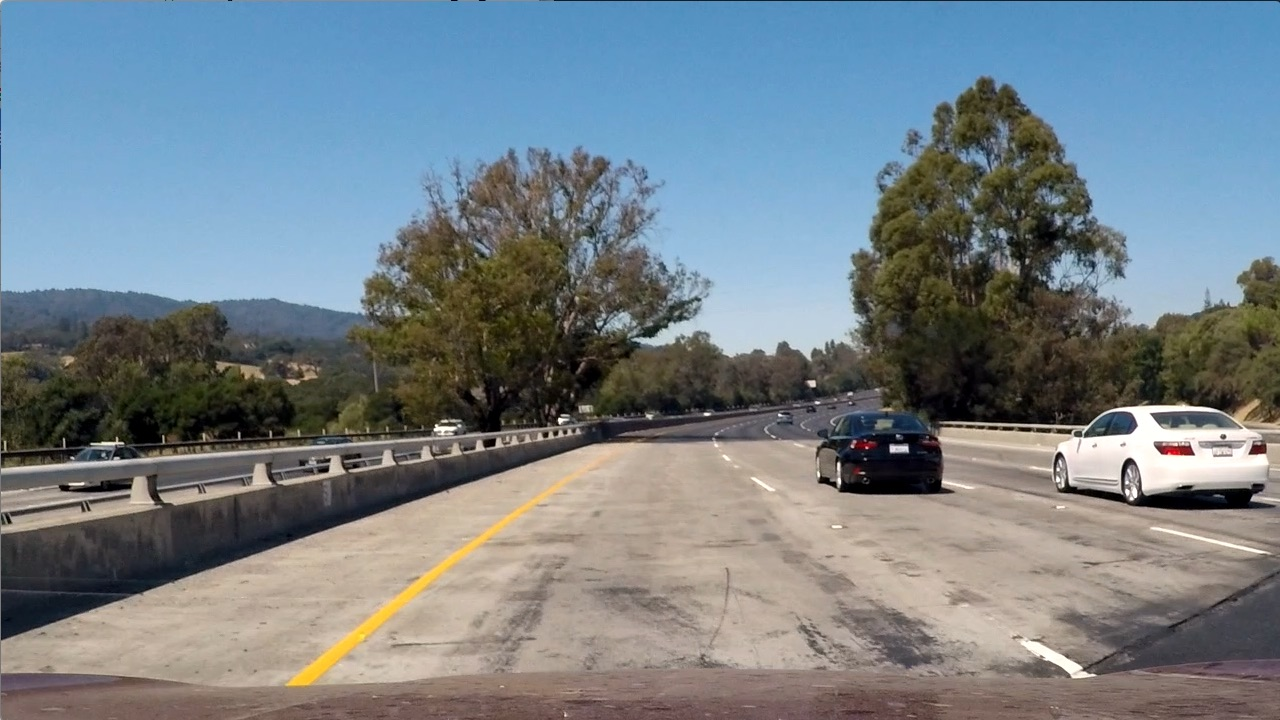
#> input picture test_images/test1.jpg, 1280 x 720 px, given as the content of the folder ./vehicles, which was not available; the run also reads 1 picture not shown here
$ jupyter execute --allow-errors 'P5 - Final.ipynb'   (older library calls are emulated)
#> lines starting #> are read from the running program, lines starting #| are printed output that depends on the picture; pictures that were not available may be replaced by others from this repository, and a replacement may not be noted
[cell 1]
import os
import re
import time

import numpy as np
import cv2

from sklearn.svm import SVC, LinearSVC
from sklearn.preprocessing import StandardScaler
from sklearn.pipeline import Pipeline
from sklearn.model_selection import train_test_split
from sklearn.metrics import accuracy_score

[cell 2]
import matplotlib.image as mpimg
import numpy as np
import cv2
from skimage.feature import hog
# Define a function to return HOG features and visualization
def get_hog_features(img, orient, pix_per_cell, cell_per_block,
                        vis=False, feature_vec=True):
    # Call with two outputs if vis==True
    if vis == True:
        features, hog_image = hog(img, orientations=orient,
                                  pixels_per_cell=(pix_per_cell, pix_per_cell),
                                  cells_per_block=(cell_per_block, cell_per_block),
                                  transform_sqrt=True,
                                  visualise=vis, feature_vector=feature_vec)
        return features, hog_image
    # Otherwise call with one output
    else:
        features = hog(img, orientations=orient,
                       pixels_per_cell=(pix_per_cell, pix_per_cell),
                       cells_per_block=(cell_per_block, cell_per_block),
                       transform_sqrt=True,
                       visualise=vis, feature_vector=feature_vec)
        return features

# Define a function to compute binned color features
def bin_spatial(img, size=(32, 32)):
    # Use cv2.resize().ravel() to create the feature vector
    features = cv2.resize(img, size).ravel()
    # Return the feature vector
    return features

# Define a function to compute color histogram features
# NEED TO CHANGE bins_range if reading .png files with mpimg!
def color_hist(img, nbins=32, bins_range=(0, 256)):
    # Compute the histogram of the color channels separately
    channel1_hist = np.histogram(img[:,:,0], bins=nbins, range=bins_range)
    channel2_hist = np.histogram(img[:,:,1], bins=nbins, range=bins_range)
    channel3_hist = np.histogram(img[:,:,2], bins=nbins, range=bins_range)
    # Concatenate the histograms into a single feature vector
    hist_features = np.concatenate((channel1_hist[0], channel2_hist[0], channel3_hist[0]))
    # Return the individual histograms, bin_centers and feature vector
    return hist_features

# Define a function to extract features from a list of images
# Have this function call bin_spatial() and color_hist()
def extract_features(imgs, color_space='RGB', spatial_size=(32, 32),
                        hist_bins=32, orient=9,
                        pix_per_cell=8, cell_per_block=2, hog_channel=0,
                        spatial_feat=True, hist_feat=True, hog_feat=True):
    # Create a list to append feature vectors to
#> called with color_space = 'YCrCb', spatial_size = (32, 32), hist_bins = 16, orient = 9, pix_per_cell = 8, cell_per_block = 2, hog_channel = 'ALL', spatial_feat = True
    features = []
    # Iterate through the list of images
    for file in imgs:
        file_features = []
        # Read in each one by one
        image = mpimg.imread(file)
#> image is the input picture: shape (720, 1280, 3); mean R, G, B 117.5, 128.7, 135.5
        if file.endswith("png"):
                image = (image * 255).astype(np.uint8)
        # apply color conversion if other than 'RGB'
        if color_space != 'RGB':
            if color_space == 'HSV':
                feature_image = cv2.cvtColor(image, cv2.COLOR_RGB2HSV)
            elif color_space == 'LUV':
                feature_image = cv2.cvtColor(image, cv2.COLOR_RGB2LUV)
            elif color_space == 'HLS':
                feature_image = cv2.cvtColor(image, cv2.COLOR_RGB2HLS)
            elif color_space == 'YUV':
                feature_image = cv2.cvtColor(image, cv2.COLOR_RGB2YUV)
            elif color_space == 'YCrCb':
                feature_image = cv2.cvtColor(image, cv2.COLOR_RGB2YCrCb)
#> feature_image: shape (720, 1280, 3); mean of channels 0, 1, 2 126.1, 121.9, 133.3
        else: feature_image = np.copy(image)

        if spatial_feat == True:
            spatial_features = bin_spatial(feature_image, size=spatial_size)
#> in bin_spatial, `features = cv2.resize(img, size).ravel()`: features = 3072 values, max 255 at index 1911, min 0 at index 1833, mean 127
#> spatial_features has the same summary as features in bin_spatial
            file_features.append(spatial_features)
        if hist_feat == True:
            # Apply color_hist()
            hist_features = color_hist(feature_image, nbins=hist_bins)
#> in color_hist, `hist_features = np.concatenate((channel1_hist[0], channel2_hist[0], ch..`: hist_features = 48 values, max 515083 at index 24, min 0 at index 16, mean 57600
            file_features.append(hist_features)
        if hog_feat == True:
        # Call get_hog_features() with vis=False, feature_vec=True
            if hog_channel == 'ALL':
                hog_features = []
                for channel in range(feature_image.shape[2]):
                    hog_features.append(get_hog_features(feature_image[:,:,channel],
                                        orient, pix_per_cell, cell_per_block,
                                        vis=False, feature_vec=True))
#> after the loop, hog_features = 3 items
                hog_features = np.ravel(hog_features)
            else:
                hog_features = get_hog_features(feature_image[:,:,hog_channel], orient,
                            pix_per_cell, cell_per_block, vis=False, feature_vec=True)
            # Append the new feature vector to the features list
            file_features.append(hog_features)
        features.append(np.concatenate(file_features))
    # Return list of feature vectors
    return features

# Define a function that takes an image,
# start and stop positions in both x and y,
# window size (x and y dimensions),
# and overlap fraction (for both x and y)
def slide_window(img, x_start_stop=[None, None], y_start_stop=[None, None],
                    xy_window=(64, 64), xy_overlap=(0.5, 0.5)):
    # If x and/or y start/stop positions not defined, set to image size
    if x_start_stop[0] == None:
        x_start_stop[0] = 0
    if x_start_stop[1] == None:
        x_start_stop[1] = img.shape[1]
    if y_start_stop[0] == None:
        y_start_stop[0] = 0
    if y_start_stop[1] == None:
        y_start_stop[1] = img.shape[0]
    # Compute the span of the region to be searched
    xspan = x_start_stop[1] - x_start_stop[0]
    yspan = y_start_stop[1] - y_start_stop[0]
    # Compute the number of pixels per step in x/y
    nx_pix_per_step = np.int(xy_window[0]*(1 - xy_overlap[0]))
    ny_pix_per_step = np.int(xy_window[1]*(1 - xy_overlap[1]))
    # Compute the number of windows in x/y
    nx_buffer = np.int(xy_window[0]*(xy_overlap[0]))
    ny_buffer = np.int(xy_window[1]*(xy_overlap[1]))
    nx_windows = np.int((xspan-nx_buffer)/nx_pix_per_step)
    ny_windows = np.int((yspan-ny_buffer)/ny_pix_per_step)
    # Initialize a list to append window positions to
    window_list = []
    # Loop through finding x and y window positions
    # Note: you could vectorize this step, but in practice
    # you'll be considering windows one by one with your
    # classifier, so looping makes sense
    for ys in range(ny_windows):
        for xs in range(nx_windows):
            # Calculate window position
            startx = xs*nx_pix_per_step + x_start_stop[0]
            endx = startx + xy_window[0]
            starty = ys*ny_pix_per_step + y_start_stop[0]
            endy = starty + xy_window[1]

            # Append window position to list
            window_list.append(((startx, starty), (endx, endy)))
    # Return the list of windows
    return window_list

# Define a function to draw bounding boxes
# [9 lines left out: function draw_boxes, not called in this run]

[cell 3]
import matplotlib.image as mpimg
import matplotlib.pyplot as plt
import numpy as np
import cv2
import glob
import time
from sklearn.svm import LinearSVC
from sklearn.preprocessing import StandardScaler
from skimage.feature import hog
#from lesson_functions import *
# NOTE: the next import is only valid for scikit-learn version <= 0.17
# for scikit-learn >= 0.18 use:
# from sklearn.model_selection import train_test_split
from sklearn.cross_validation import train_test_split

# Define a function to extract features from a single image window
# This function is very similar to extract_features()
# just for a single image rather than list of images
def single_img_features(img, color_space='RGB', spatial_size=(32, 32),
                        hist_bins=32, orient=9,
                        pix_per_cell=8, cell_per_block=2, hog_channel=0,
                        spatial_feat=True, hist_feat=True, hog_feat=True):
    #1) Define an empty list to receive features
    img_features = []
    #2) Apply color conversion if other than 'RGB'
    if color_space != 'RGB':
        if color_space == 'HSV':
            feature_image = cv2.cvtColor(img, cv2.COLOR_RGB2HSV)
        elif color_space == 'LUV':
            feature_image = cv2.cvtColor(img, cv2.COLOR_RGB2LUV)
        elif color_space == 'HLS':
            feature_image = cv2.cvtColor(img, cv2.COLOR_RGB2HLS)
        elif color_space == 'YUV':
            feature_image = cv2.cvtColor(img, cv2.COLOR_RGB2YUV)
        elif color_space == 'YCrCb':
            feature_image = cv2.cvtColor(img, cv2.COLOR_RGB2YCrCb)
    else: feature_image = np.copy(img)
    #3) Compute spatial features if flag is set
    if spatial_feat == True:
        spatial_features = bin_spatial(feature_image, size=spatial_size)
        #4) Append features to list
        img_features.append(spatial_features)
    #5) Compute histogram features if flag is set
    if hist_feat == True:
        hist_features = color_hist(feature_image, nbins=hist_bins)
        #6) Append features to list
        img_features.append(hist_features)
    #7) Compute HOG features if flag is set
    if hog_feat == True:
        if hog_channel == 'ALL':
            hog_features = []
            for channel in range(feature_image.shape[2]):
                hog_features.extend(get_hog_features(feature_image[:,:,channel],
                                    orient, pix_per_cell, cell_per_block,
                                    vis=False, feature_vec=True))
        else:
            hog_features = get_hog_features(feature_image[:,:,hog_channel], orient,
                        pix_per_cell, cell_per_block, vis=False, feature_vec=True)
        #8) Append features to list
        img_features.append(hog_features)

    #9) Return concatenated array of features
    return np.concatenate(img_features)

# Define a function you will pass an image
# and the list of windows to be searched (output of slide_windows())
def search_windows(img, windows, clf, scaler, color_space='RGB',
                    spatial_size=(32, 32), hist_bins=32,
                    hist_range=(0, 256), orient=9,
                    pix_per_cell=8, cell_per_block=2,
                    hog_channel=0, spatial_feat=True,
                    hist_feat=True, hog_feat=True):

    #1) Create an empty list to receive positive detection windows
    on_windows = []
    #2) Iterate over all windows in the list
    for window in windows:
        #3) Extract the test window from original image
        test_img = cv2.resize(img[window[0][1]:window[1][1], window[0][0]:window[1][0]], (64, 64))
        #4) Extract features for that window using single_img_features()
        features = single_img_features(test_img, color_space=color_space,
                            spatial_size=spatial_size, hist_bins=hist_bins,
                            orient=orient, pix_per_cell=pix_per_cell,
                            cell_per_block=cell_per_block,
                            hog_channel=hog_channel, spatial_feat=spatial_feat,
                            hist_feat=hist_feat, hog_feat=hog_feat)
        #5) Scale extracted features to be fed to classifier
        test_features = scaler.transform(np.array(features).reshape(1, -1))
        #6) Predict using your classifier
        prediction = clf.predict(test_features)
        #7) If positive (prediction == 1) then save the window
        if prediction == 1:
            on_windows.append(window)
    #8) Return windows for positive detections
    return on_windows

[cell 4]
def find_all_files( _dir):
    matches = []

    img_re = re.compile(r'.+\.(jpg|png|jpeg|tif|tiff)$', re.IGNORECASE)

    for root, dirnames, filenames in os.walk(_dir):
        matches.extend(os.path.join(root, name) for name in filenames if img_re.match(name))

    return matches

cars = find_all_files("./vehicles")

notcars = find_all_files("./non-vehicles")


print(len(cars))
print(len(notcars))

[cell 5]
# [17 lines of commented-out code are left out]

[cell 6]
# Reduce the sample size because
# The quiz evaluator times out after 13s of CPU time
sample_size = 6000
cars = cars[0:sample_size]
notcars = notcars[0:sample_size]

### TODO: Tweak these parameters and see how the results change.
color_space = 'YCrCb' # Can be RGB, HSV, LUV, HLS, YUV, YCrCb
orient = 9  # HOG orientations
pix_per_cell = 8 # HOG pixels per cell
cell_per_block = 2 # HOG cells per block
hog_channel = 'ALL' # Can be 0, 1, 2, or "ALL"
spatial_size = (32, 32) # Spatial binning dimensions
hist_bins = 16   # Number of histogram bins
spatial_feat = True # Spatial features on or off
hist_feat = True # Histogram features on or off
hog_feat = True # HOG features on or off
y_start_stop = [400, None] # Min and max in y to search in slide_window()

car_features = extract_features(cars, color_space=color_space,
                        spatial_size=spatial_size, hist_bins=hist_bins,
                        orient=orient, pix_per_cell=pix_per_cell,
                        cell_per_block=cell_per_block,
                        hog_channel=hog_channel, spatial_feat=spatial_feat,
                        hist_feat=hist_feat, hog_feat=hog_feat)
#> car_features = 1 item
notcar_features = extract_features(notcars, color_space=color_space,
                        spatial_size=spatial_size, hist_bins=hist_bins,
                        orient=orient, pix_per_cell=pix_per_cell,
                        cell_per_block=cell_per_block,
                        hog_channel=hog_channel, spatial_feat=spatial_feat,
                        hist_feat=hist_feat, hog_feat=hog_feat)
#> notcar_features = 1 item
print(len(car_features))
#| 1

[cell 7]
print(len(cars))
#| 1

[cell 8]
X = np.vstack((car_features, notcar_features)).astype(np.float64)
# Fit a per-column scaler
X_scaler = StandardScaler().fit(X)
# Apply the scaler to X
scaled_X = X_scaler.transform(X)

[cell 9]
# Define the labels vector
y = np.hstack((np.ones(len(car_features)), np.zeros(len(notcar_features))))
#> y = [1, 0]


# Split up data into randomized training and test sets
rand_state = np.random.randint(0, 100)
X_train, X_test, y_train, y_test = train_test_split(
    scaled_X, y, test_size=0.2, random_state=rand_state)
#> y_train = [1]; y_test = [0]

print('Using:',orient,'orientations',pix_per_cell,
    'pixels per cell and', cell_per_block,'cells per block')
print('Feature vector length:', len(X_train[0]))
#| Feature vector length: 1531428
# Use a linear SVC
svc = LinearSVC()
# Check the training time for the SVC
t=time.time()
#> (the rest of this cell did not finish here and is left out)

[cell 10]
image = mpimg.imread('test_images/test3.jpg')
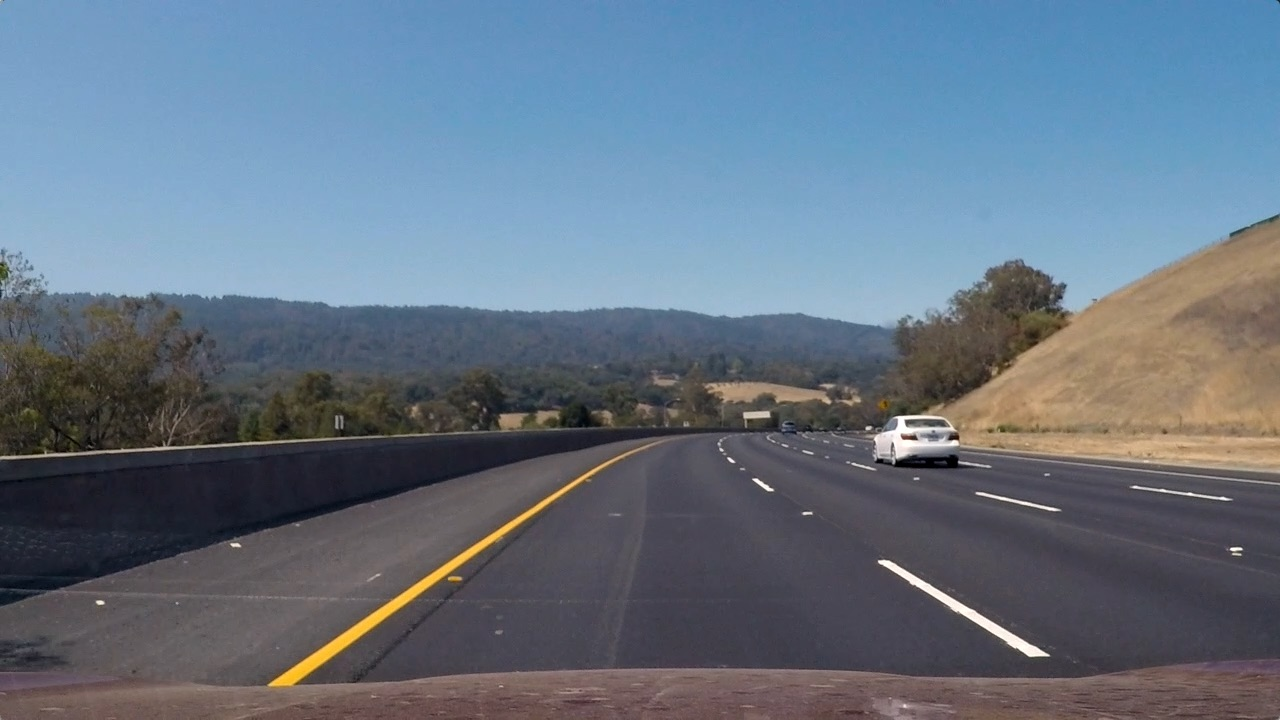
#> input picture test_images/test3.jpg, 1280 x 720 px
#> image is the input picture: shape (720, 1280, 3); mean R, G, B 101.1, 115.3, 130.7
draw_image = np.copy(image)

# Uncomment the following line if you extracted training
# data from .png images (scaled 0 to 1 by mpimg) and the
# image you are searching is a .jpg (scaled 0 to 255)
#image = image.astype(np.float32)/255
t=time.time()
windows = slide_window(image, x_start_stop=[None, None], y_start_stop=y_start_stop,
                    xy_window=(64, 64), xy_overlap=(0.7, 0.7))
#> windows = 910 items

#> (the rest of this cell did not finish here and is left out)

#> the loop in search_windows, `for window in windows:` made 1 pass
#> window on pass 1: ((0, 400), (64, 464))
#> pass 1, in search_windows, `test_img = cv2.resize(img[window[0][1]:window[1][1], window[0][0]:wind..`:
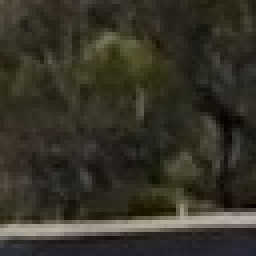
#> test_img: shape (64, 64, 3) (shown 4 times larger); mean R, G, B 54.2, 50.9, 40
#> after the loop in search_windows, `for window in windows:`: on_windows = []

window_img = draw_boxes(draw_image, hot_windows, color=(0, 0, 255), thick=6)
t2=time.time()
print((round(t2-t, 2), 'Seconds to Process'))
plt.imshow(window_img)
plt.show()

[cell 11]
# [31 lines left out: functions update_heatmap, draw_labeled_bboxes, not called in this run]

[cell 12]
# [7 lines left out: function apply_threshold, not called in this run]

[cell 13]
heat = np.zeros_like(draw_image[:,:,0]).astype(np.float)
#> (the rest of this cell did not finish here and is left out)

#> (a cell that did not finish here is left out)

[cell 15]
from scipy.ndimage.measurements import label
#> (the rest of this cell did not finish here and is left out)

[cell 16]
# [8 lines left out: function centroid, not called in this run]

#> (a cell that did not finish here is left out)

[cell 18]
heatmap_pre = np.zeros((image.shape[0], image.shape[1]), np.uint8)

[cell 19]
def find_cars_2(img, ystart, ystop, scale, svc, X_scaler, orient, pix_per_cell, cell_per_block, spatial_size, hist_bins):

#> called with ystart = 400, ystop = 600, scale = 1, orient = 9, pix_per_cell = 8, cell_per_block = 2, spatial_size = (32, 32), hist_bins = 16
    draw_image = np.copy(img)
    # Uncomment the following line if you extracted training
    # data from .png images (scaled 0 to 1 by mpimg) and the
    # image you are searching is a .jpg (scaled 0 to 255)
    #image = image.astype(np.float32)/255

    windows = slide_window(draw_image, x_start_stop=[None, None], y_start_stop=(ystart, ystop),
                        xy_window=(100, 100), xy_overlap=(0.9, 0.9))
#> windows = 1584 items

    hot_windows = search_windows(draw_image, windows, svc, X_scaler, color_space=color_space,
                            spatial_size=spatial_size, hist_bins=hist_bins,
                            orient=orient, pix_per_cell=pix_per_cell,
                            cell_per_block=cell_per_block,
                            hog_channel=hog_channel, spatial_feat=spatial_feat,
                            hist_feat=hist_feat, hog_feat=hog_feat)
#> the loop in search_windows, `for window in windows:` made 1 pass
#> window on pass 1: ((0, 400), (100, 500))
#> pass 1, in search_windows (call 2), `test_img = cv2.resize(img[window[0][1]:window[1][1], window[0][0]:wind..`:
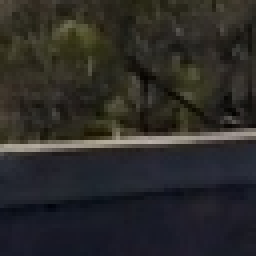
#> test_img: shape (64, 64, 3) (shown 4 times larger); mean R, G, B 43.8, 42.6, 40.3
#> (the rest of the program and of its run is left out)
